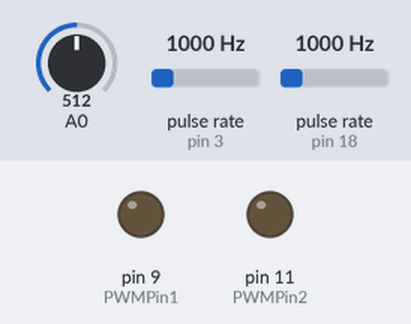
Bench run of a sketch on a simulated Arduino Uno, built with avr-gcc and run on an emulated ATmega328P. Shown: output pins drawn as LEDs (lit = HIGH). Wiring (inferred from the names in the program): 2 × pulse sensor: data pin 3 / data pin 18. The inputs (shaded band) are chosen by the test bench; at power-on: A0 = 512, pulse rate (sensors on pin 3, pin 18) 1000 Hz. What the sketch prints to the serial monitor is not drawn.

Above: at 1.2 s.
1.3 s: A0 set to 716
At 2.5 s:
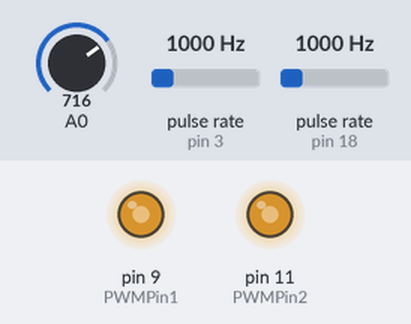
6.0 s: A0 set to 900
At 7.2 s:
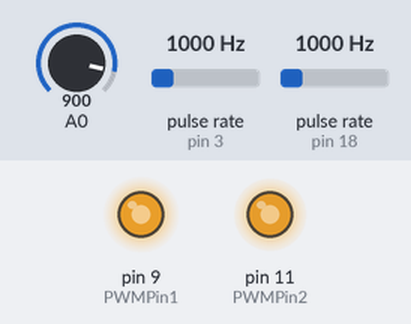
10.6 s: A0 set to 511
At 11.8 s:
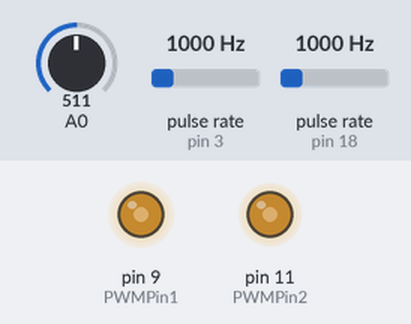
12.1 s: A0 set to 190
At 13.3 s:
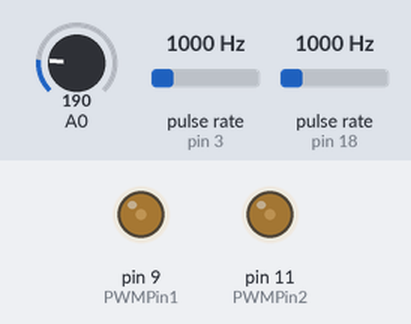
13.6 s: A0 set to 210
At 14.2 s:
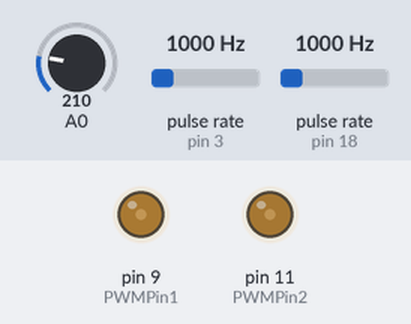
Timing chart, 0 to 16.1 s (numbered marks = the images above; inputs shaded):
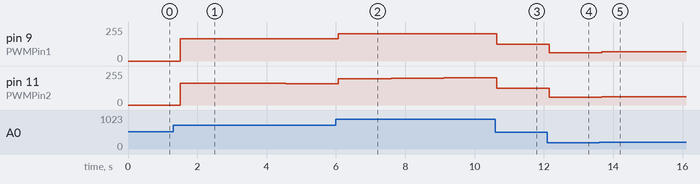

Measured:
- after the input at 1.3 s, pin 9 (PWMPin1): 0/255 → 168/255 after 0.20 s; pin 11 (PWMPin2): 0/255 → 165/255 after 0.20 s, → 163/255 1.5 s later, → 160/255 1.5 s later
- after the input at 6.0 s, pin 9 (PWMPin1): 168/255 → 206/255 after 0.07 s; pin 11 (PWMPin2): 160/255 → 198/255 after 0.07 s, → 201/255 1.5 s later, → 204/255 1.5 s later
- after the input at 10.6 s, pin 9 (PWMPin1): 206/255 → 127/255 at once; pin 11 (PWMPin2): 204/255 → 124/255 at once
- after the input at 12.1 s, pin 9 (PWMPin1): 127/255 → 63/255 after 0.06 s; pin 11 (PWMPin2): 124/255 → 58/255 after 0.06 s
- after the input at 13.6 s, pin 9 (PWMPin1): 63/255 → 69/255 after 0.07 s; pin 11 (PWMPin2): 58/255 → 63/255 after 0.07 s

The sketch:

Dual-Fan-Controller.ino
```cpp
// Dual Fan Controller with RPM Synchronization
// Fan 1: Scythe Flex II Slim Perforomance model :Max 1800 RPM, PWM on Pin 9, Tachometer on Pin 18
// Fan 2: Scythe Flex II Performance model       :Max 2000 RPM, PWM on Pin 11, Tachometer on Pin 3
// Fan 2 is throttled to match Fan 1's actual RPM (max 1800)
// Potentiometer 10K connected between GND and 5V, wiper to analog input A0
// Notice something weird reading this code? Well thats because this was 99% of this is vibe coded [claude AI]. It's a Personal Project, does what I want, and I hate coding.
// You can just buy the 1500 RPM versions of these fans and never have to use this code if you want. But I had all the hardware and no idea on how to code so alas.
// Had issues with interference of PWM and RPM pulses, idk im not that smart, moved the pins away from each other.

// Fan specifications
// Fan RPM was measured via the arduino with out load invidually, RPM of the fans were higher than stated documentation.
// Recomend testing your fans and updating their reported max speed here.
// Target RPM is lowered to accomendated varriance and load - 50 RPM under stated speed of the Flex II Slim
const int FAN1_MAX_RPM = 1950;
const int FAN2_MAX_RPM = 2120;
const int TARGET_MAX_RPM = 1750;  // Sync both fans to this max

// Pin definitions
int PWMPin1 = 9;   // Fan 1 PWM (Timer1 OC1A)
int PWMPin2 = 11;  // Fan 2 PWM (Timer2 OC2A) - separated from Timer1
int TachoPin1 = 18; // Fan 1 Tachometer (Pin A4) - physically separated from Pin 3
int TachoPin2 = 3; // Fan 2 Tachometer (Interrupt 1)

// PWM control variables
int icr = 639;   // For 25kHz PWM
int Frequency;
int TargetRPM;
int DutyCycle1, DutyCycle2;
int PotentiometerValue;

// Adaptive control for Fan 2
int Fan2_PWM_Adjustment = 0;  // Dynamic adjustment for Fan 2
int LastValidRPM2 = 1800;     // Store last reasonable reading

// Tachometer variables
volatile unsigned int TachoPulse1 = 0;
volatile unsigned int TachoPulse2 = 0;
int RPM1, RPM2;
unsigned long LastUpdate = 0;
const unsigned long UPDATE_INTERVAL = 1500;  // 1.5 second measurement
unsigned long LastInterruptTime1 = 0, LastInterruptTime2 = 0;
const unsigned long DEBOUNCE_TIME = 2;  // 2ms debounce

// RPM history for averaging
int RPM1History[3] = {1800, 1800, 1800};
int RPM2History[3] = {1800, 1800, 1800};
int HistoryIndex = 0;

void setup() {
  Serial.begin(9600);

  // Setup PWM pins
  pinMode(PWMPin1, OUTPUT);
  pinMode(PWMPin2, OUTPUT);

  // Setup tachometer pins with external pull-up resistors
  pinMode(TachoPin1, INPUT);  // Pin A4 (18) - External 10k pull-up on 5v
  pinMode(TachoPin2, INPUT);  // Pin 3 - External 10k pull-up on 5v

  // Pin A4 (18) requires pin change interrupt
  PCICR |= (1 << PCIE1);     // Enable PCINT for pins A0-A5
  PCMSK1 |= (1 << PCINT12);  // Enable PCINT12 (corresponds to A4)

  // Pin 3 uses external interrupt
  attachInterrupt(digitalPinToInterrupt(TachoPin2), counter2, RISING);

  // Timer/Counter 1 initialization for 25kHz PWM on Pin 9 (Fan 1)
  TCCR1A = 0x82;  // Fast PWM mode, clear OC1A on compare match
  TCCR1B = 0x19;  // Fast PWM mode, no prescaler
  TCNT1H = 0x00;
  TCNT1L = 0x00;

  // Set ICR1 for 25kHz frequency
  ICR1H = icr >> 8;
  ICR1L = icr & 0x00ff;

  // Timer/Counter 2 initialization for PWM on Pin 11 (Fan 2)
  // Using normal PWM mode for Timer2 (different frequency is OK)
  TCCR2A = 0x83;  // Fast PWM mode, clear OC2A on compare match
  TCCR2B = 0x01;  // No prescaler

  // Calculate and display frequency
  Frequency = 16000000 / (1 + icr);
  Serial.print("PWM Frequency: ");
  Serial.print(Frequency);
  Serial.println(" Hz");
  Serial.println("Target RPM | Fan1 RPM (PWM%) | Fan2 RPM (PWM%)");
  Serial.println("------------------------------------------------");
}

void loop() {
  // Update measurements every 1.5 seconds
  if (millis() - LastUpdate >= UPDATE_INTERVAL) {
    // Read potentiometer to set target RPM
    PotentiometerValue = analogRead(A0);
    TargetRPM = map(PotentiometerValue, 0, 1023, 0, TARGET_MAX_RPM);

    // Calculate Fan 1 duty cycle (linear scaling)
    if (TargetRPM < 200) {
      DutyCycle1 = 0;  // Below minimum speed
    } else {
      DutyCycle1 = map(TargetRPM, 200, FAN1_MAX_RPM, 20, 100);
      DutyCycle1 = constrain(DutyCycle1, 0, 100);
    }

    // Calculate Fan 2 duty cycle with adaptive control
    if (TargetRPM < 200) {
      DutyCycle2 = 0;  // Below minimum speed
    } else {
      // Start with base scaling
      DutyCycle2 = map(TargetRPM, 200, TARGET_MAX_RPM, 18, 90);
      DutyCycle2 = constrain(DutyCycle2, 0, 100);

      // Apply adaptive adjustment based on previous readings
      DutyCycle2 += Fan2_PWM_Adjustment;
      DutyCycle2 = constrain(DutyCycle2, 0, 100);
    }

    // Set PWM for both fans
    OCR1A = (long)icr * DutyCycle1 / 100;  // Fan 1 PWM (Timer1, Pin 9)
    OCR2A = (255 * DutyCycle2) / 100;      // Fan 2 PWM (Timer2, Pin 11)

    // Read tachometer pulses for both fans
    noInterrupts();
    unsigned int pulses1 = TachoPulse1;
    unsigned int pulses2 = TachoPulse2;
    TachoPulse1 = 0;
    TachoPulse2 = 0;
    interrupts();

    // Calculate raw RPM for both fans (1 pulse per revolution for these models)
    int rawRPM1 = (pulses1 * 60) / (1 * (UPDATE_INTERVAL / 1000.0));  // 1 pulse per rev
    int rawRPM2 = (pulses2 * 60) / (1 * (UPDATE_INTERVAL / 1000.0));  // 1 pulse per rev

    // Apply intelligent filtering based on expected RPM ranges
    // If readings are way too high, they're likely PWM noise
    if (rawRPM1 > TargetRPM * 1.3) {  // If >30% higher than target, probably noise
      rawRPM1 = TargetRPM;  // Use target as estimate
    }
    if (rawRPM2 > TargetRPM * 1.3) {  // If >30% higher than target, probably noise
      rawRPM2 = TargetRPM;  // Use target as estimate
    }

    // Store in history for averaging
    RPM1History[HistoryIndex] = rawRPM1;
    RPM2History[HistoryIndex] = rawRPM2;
    HistoryIndex = (HistoryIndex + 1) % 3;

    // Calculate average RPM
    int totalRPM1 = 0, totalRPM2 = 0;
    for (int i = 0; i < 3; i++) {
      totalRPM1 += RPM1History[i];
      totalRPM2 += RPM2History[i];
    }
    RPM1 = totalRPM1 / 3;
    RPM2 = totalRPM2 / 3;

    // Additional filtering: if RPM is still way too high after averaging, cap it
    if (RPM1 > TargetRPM * 1.2) {
      RPM1 = TargetRPM * 1.1;  // Allow 10% overage maximum
    }
    if (RPM2 > TargetRPM * 1.2) {
      RPM2 = TargetRPM * 1.1;  // Allow 10% overage maximum
    }

    // Filter out obviously wrong readings for Fan 2 (likely PWM noise)
    if (RPM2 > TargetRPM * 1.5) {  // If reading is >150% of target, it's probably noise
      RPM2 = LastValidRPM2;  // Use last good reading
    } else {
      LastValidRPM2 = RPM2;  // Store as good reading
    }

    // Adaptive control: adjust Fan 2's PWM based on RPM error
    if (TargetRPM > 200) {  // Only adjust when fan should be running
      int rpmError = TargetRPM - RPM2;
      if (abs(rpmError) > 100) {  // Only adjust if error is significant
        // Small adjustment based on error (positive error = need more PWM)
        Fan2_PWM_Adjustment += (rpmError > 0) ? 1 : -1;
        Fan2_PWM_Adjustment = constrain(Fan2_PWM_Adjustment, -20, 20);  // Limit adjustment range
      }
    }

    // Print synchronized status with raw pulse debugging
    Serial.print("    ");
    Serial.print(TargetRPM);
    Serial.print("    |   ");
    Serial.print(RPM1);
    Serial.print(" (");
    Serial.print(DutyCycle1);
    Serial.print("%, ");
    Serial.print(pulses1);
    Serial.print("p)   |   ");
    Serial.print(RPM2);
    Serial.print(" (");
    Serial.print(DutyCycle2);
    Serial.print("%, ");
    Serial.print(pulses2);
    Serial.print("p, adj:");
    Serial.print(Fan2_PWM_Adjustment);
    Serial.print(")");

    // Show sync status
    int rpmDifference = abs(RPM1 - RPM2);
    if (rpmDifference < 100 && RPM2 > 0) {
      Serial.print(" ✓SYNC");
    } else {
      Serial.print(" DIFF:");
      Serial.print(rpmDifference);
    }

    // Show filter status if applied
    if (pulses1 > TargetRPM / 20 || pulses2 > TargetRPM / 20) {  // High pulse count
      Serial.print(" [FILTERED]");
    }
    Serial.println("");

    LastUpdate = millis();
  }

  delay(10);
}

// Interrupt handlers
ISR(PCINT1_vect) {
  // Pin change interrupt for A4 (Pin 18) - Fan 1 tachometer
  static bool lastState = HIGH;
  bool currentState = digitalRead(TachoPin1);

  if (lastState == HIGH && currentState == LOW) {  // Falling edge detection
    unsigned long currentTime = micros();
    if (currentTime - LastInterruptTime1 > DEBOUNCE_TIME * 1000) {
      TachoPulse1++;
      LastInterruptTime1 = currentTime;
    }
  }
  lastState = currentState;
}

void counter2() {
  unsigned long currentTime = micros();
  if (currentTime - LastInterruptTime2 > DEBOUNCE_TIME * 1000) {
    TachoPulse2++;
    LastInterruptTime2 = currentTime;
  }
}
```
